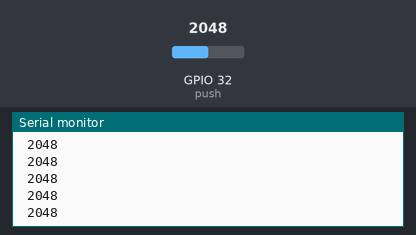
Simulated run of this sketch. Board: ESP32. On the bench: the last lines printed to the serial monitor. The test bench sets the inputs (shaded band); at power-on: GPIO 32 (push) = 2048. WiFi joins after 1.5 s; servers stay silent unless stated; no MQTT or app messages arrive unless stated.

Above: at 8.0 s.
8.1 s: GPIO 32 (push) set to 2435
At 8.19 s:
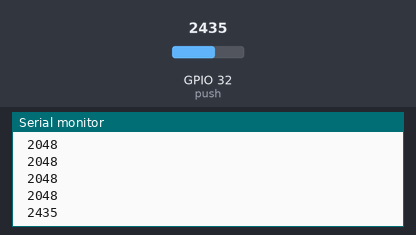
9.6 s: GPIO 32 (push) set to 2573
At 11.1 s:
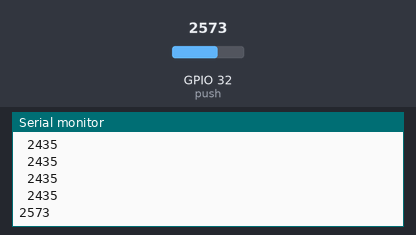

Measured:
- the behaviour switches between 2499 and 2500 on GPIO 32 (push) (found by bisection; images 1 and 2)
- after the input at 8.1 s, the serial monitor: prints a new line after 0.09 s (image 1)
- after the input at 9.6 s, the serial monitor: prints a new line after 0.59 s (image 2)

The sketch:

mpu6050.ino
```cpp
//합
#include <ArduinoJson.h>
#include <Wire.h>
#include "I2Cdev.h"
#include <WiFi.h>
#include <PubSubClient.h>
#include "MPU6050.h"
#define pi 3.141592
#define RADIANS_TO_DEGREES 180/3.14159
#define fs 131.0;

const size_t capacity = 2*JSON_ARRAY_SIZE(3) + JSON_ARRAY_SIZE(4) + JSON_OBJECT_SIZE(4);
//
  int flexD = 36; //소지
  int flexC = 39; //약지
  int flexB = 34; //중지
  int flexA = 35; //검지
  int push  = 32; //엄지
  int device = 0;
  bool check = false;
//
int test = 0;
int test1 = 1;
int test2 = 2;
int test3 = 3;
int test4 = 4;
int test5 = 5;
int test6 = 6;
int test7 = 7;
//
  int flexValD=0;
  int flexValC=0;
  int flexValB=0;
  int flexValA=0;
  int pushVal;
//Initialize MPU
MPU6050 mpu;
int16_t ax,ay,az;
int16_t gx,gy,gz;
int16_t mx,my,mz;

//자이로(각속도)
float gyro_x, gyro_y, gyro_z;
//최종 가속도,자이로 각도
float accel_x, accel_y, accel_z;
float gyro_angle_x=0, gyro_angle_y=0, gyro_angle_z=0;

//상보필터 거친 각도
float angle_x=0,angle_y=0,angle_z=0;

//자이로센서 바이어스값
float base_gx=0, base_gy=0, base_gz=0;
unsigned long pre_msec=0;

char accel[50];
char gyro[50];
double Rax;
double Ray;
double Raz;

//MQTT 기본정보
const char* ssid = "Redmi";
const char* password = "11111111";
const char* mqtt_server = "54.180.101.122";
const char* clientName = "ESP32";
const char* outTopic = "test";
const char* inTopic = "test";
const char* outTopic1 = "test";

WiFiClient espClient;
PubSubClient client(espClient);
long lastMsg = 0;
char msg[50];
int value = 0;
char sum[1024];

//Json Setup
//const size_t capacity =JSON_OBJECT_SIZE(6);

//const size_t capacity = JSON_ARRAY_SIZE(3) + JSON_OBJECT_SIZE(3);
//DynamicJsonDocument doc(1024);
//JsonArray dt;

void calibrate() {
  int loop = 10;
  for (int i=0; i < loop; i++)
  {
    mpu.getMotion9(&ax,&ay,&az,&gx,&gy,&gz,&mx,&my,&mz);
    base_gx += gx;
    base_gy += gy;
    base_gz += gz;
    delay(80);
  }
  base_gx /=loop;
  base_gy /=loop;
  base_gz /=loop;
}

void setup() {
  //MPU6050 Setup
  Wire.begin();
  Serial.begin(115200);
  mpu.initialize();
  calibrate();

  //WiFi Setup
  setup_wifi();
  client.setServer(mqtt_server, 1883);
  client.setCallback(callback);
  //dt = doc.to<JsonArray>();
}

//WiFi 설정
void setup_wifi() {
  delay(10); // We start by connecting to a WiFi network
  Serial.println();
  Serial.print("Connecting to ");
  Serial.println(ssid);
  WiFi.begin(ssid, password);
  while (WiFi.status() != WL_CONNECTED) {
    delay(500);
    Serial.print(".");
  }
  Serial.println("");
  Serial.println("WiFi connected");
  Serial.println("IP address: ");
  Serial.println(WiFi.localIP());
}

void accel_loop() {//단위시간 변화량
  StaticJsonDocument<capacity> doc;
  JsonArray Acc = doc.createNestedArray("Acc");
  JsonArray Gy = doc.createNestedArray("Gy");
  JsonArray Flex = doc.createNestedArray("Flex");
  float dt1 = (millis()-pre_msec)/1000.0;
  pre_msec = millis();
  mpu.getMotion9(&ax,&ay,&az,&gx,&gy,&gz,&mx,&my,&mz);

  //가속도값 아크탄젠트->각도변환
  accel_x = atan(ay/sqrt(pow(ax,2) + pow(az,2)))*RADIANS_TO_DEGREES;
  accel_y = atan(-1*ax/sqrt(pow(ay,2) + pow(az,2)))*RADIANS_TO_DEGREES;
  accel_z = atan(sqrt(pow(ax,2) + pow(ay,2))/az)*RADIANS_TO_DEGREES;

  //-1*ax/sqrt(pow(ay,2) + pow(az,2))
  //자이로 -32766~+32766을 실제 250degree/s로 변환
  //앞에서 계산한 오차의 평균값을 빼줌
  gyro_x = (gx-base_gx)/fs;
  gyro_y = (gy-base_gy)/fs;
  gyro_z = (gz-base_gz)/fs;
  //변화량을 적분
  gyro_angle_x = angle_x + dt1*gyro_x;
  gyro_angle_y = angle_y + dt1*gyro_y;
  gyro_angle_z = angle_z + dt1*gyro_z;
  //상보필터
  angle_x = 0.95*gyro_angle_x + 0.05*accel_x;
  angle_y = 0.95*gyro_angle_y + 0.05*accel_y;
  angle_z = 0.95*gyro_angle_z + 0.05*accel_z;

  Rax = (double)ax/16383*100;
  Ray = (double)ay/16383*100;
  Raz = (double)az/100;

  flexValD = analogRead(flexD);
  flexValC = analogRead(flexC);
  flexValB = analogRead(flexB);
  flexValA = analogRead(flexA);

  Acc.add(round(Rax*100)/100);
  Acc.add(round(Ray*100)/100);
  Acc.add(round(Raz*100)/100);
  Gy.add(round(angle_x*100)/100);
  Gy.add(round(angle_y*100)/100);
  Gy.add(round(angle_z*100)/100);
  Flex.add(flexValD);
  Flex.add(flexValC);
  Flex.add(flexValB);
  Flex.add(flexValA);
  doc["push"] = pushVal;
  serializeJson(doc, sum);
}

void startSend(){
  accel_loop();
}

void endNotSend(){
}

void loop() {
 if(!client.connected()) reconnect();
 client.loop();
 String str;
 str = readSerial();
 Serial.print(str);
 pushVal = analogRead(push);

 if(pushVal >= 2500 && check == true){
 check = false;
   delay(500);
   pushVal = analogRead(push);
  //client.
 //client.publish(outTopic1, sum);// 자이로, 가속도 배열들 MQTT로 전송
 }

 if(pushVal >= 2500 && check == false){
  check = true;
  delay(500);
  }

 if(check == true && pushVal <2500){
    // 자이로, 가속도 배열에 저장
  startSend();
  Serial.println(sum);
  client.publish(outTopic1, sum);// 자이로, 가속도 배열들 MQTT로 전송
 }

Serial. print(check + " ");
Serial. println(pushVal);
  //
 //Serial.println(sum);
 //client.publish(outTopic1, sum);
 delay(100);
}


String readSerial() {
  String str = "";
  char ch;

  while(Serial.available() > 0) {
    ch = Serial.read();
    str.concat(ch);
    delay(10);
  }
  return str;
}

//Message Queue Callback initialize
void callback(char* topic, byte* payload, unsigned int length) {
  String ledControlString = "";
  Serial.print("Message arrived [");
  Serial.print(topic);
  Serial.print("] ");
  for (int i = 0; i < length; i++) {
    ledControlString += (char)payload[i];
    Serial.print((char)payload[i]);
  }
  Serial.println();
}

//재접속 시도
void reconnect() {
  // Loop until we're reconnected
  while (!client.connected()) {
    Serial.print("Attempting MQTT connection...");
    // Attempt to connect
    if (client.connect(clientName)) {
      Serial.println("connected");
      // Once connected, publish an announcement...
      client.publish(outTopic, "hello world");
      // ... and resubscribe
      client.subscribe(inTopic);
    } else {
      Serial.print("failed, rc=");
      Serial.print(client.state());
      Serial.println(" try again in 5 seconds");
      // Wait 5 seconds before retrying
      delay(5000);
    }
  }
}
```
